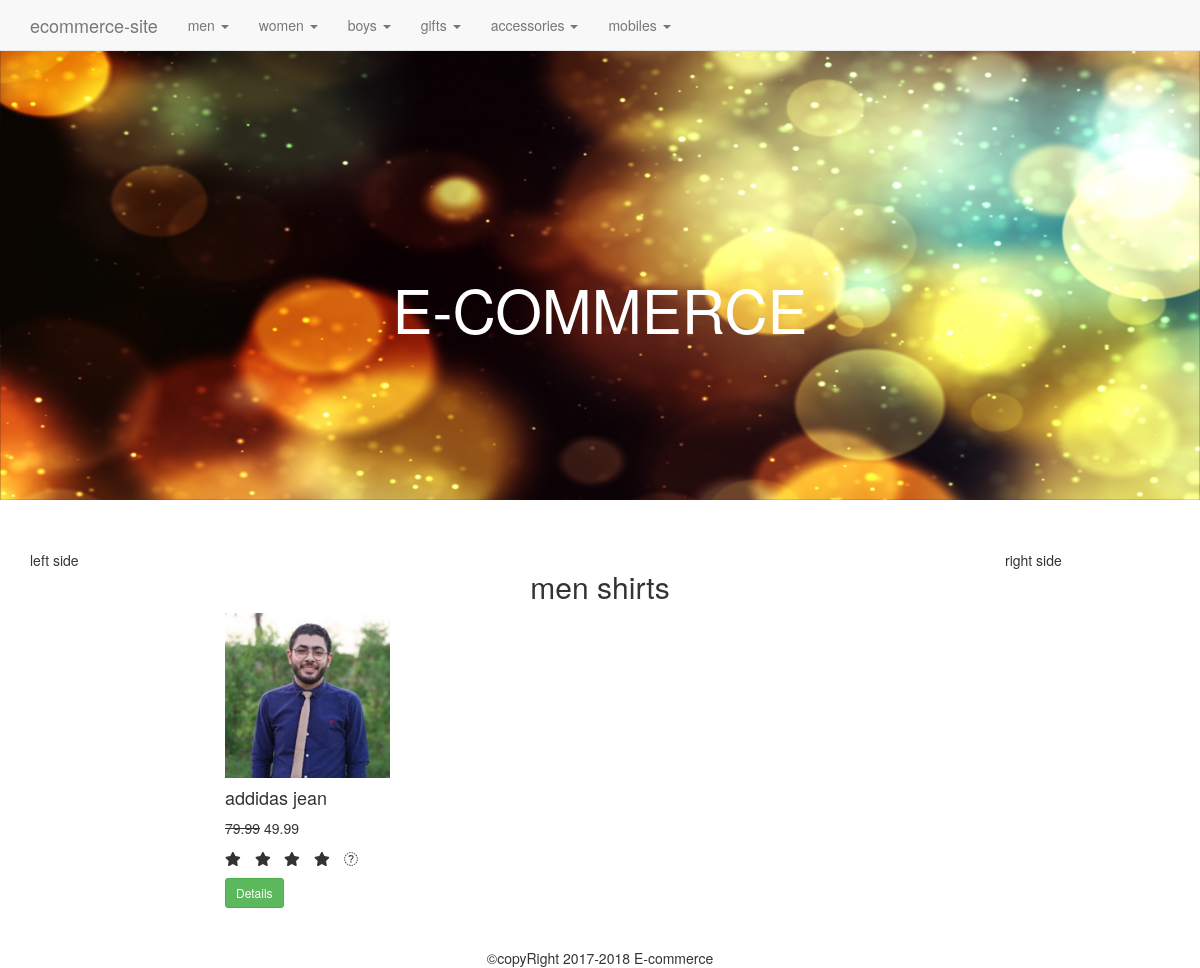
Page /category.php?category=5 on the committed database.
### tables this page shows
CREATE TABLE `categories` (
  `id` int(11) NOT NULL,
  `category` varchar(255) NOT NULL,
  `parent` int(11) NOT NULL DEFAULT '0'
);

CREATE TABLE `product` (
  `id` int(11) NOT NULL,
  `title` varchar(255) NOT NULL,
  `price` decimal(10,2) NOT NULL,
  `list_price` decimal(10,2) NOT NULL,
  `brand` int(11) NOT NULL,
  `categories` int(255) NOT NULL,
  `image` varchar(255) NOT NULL,
  `description` text NOT NULL,
  `featured` tinyint(4) NOT NULL DEFAULT '0',
  `sizes` text NOT NULL,
  `deleted` int(11) NOT NULL DEFAULT '0'
);

### helpers/helpers.php (called while the page is built, shortened)
<?php
function sanitize($x){
    return htmlentities($x,ENT_QUOTES,"UTF-8");
}
function get_category($id){
    global $db;
    $id=sanitize($id);
    $sql="select p.id as 'pid',p.category as 'parent',c.id as 'cid',c.category as 'child'
          from categories c
          inner join categories p
          on c.parent= p.id
          where c.id='$id'
    ";
    $cat=$db->query($sql);
    $category=mysqli_fetch_assoc($cat);
    return $category;
}

### category.php (the view)
<?php
require_once 'core/conn.php';
include 'includes/head.php';
include 'includes/navigation.php';
include 'includes/header.php';
include 'includes/left_side.php';
if (isset($_GET['category']) && $_GET['category']!=''){
    $id=sanitize($_GET['category']);
}
else{
    $id='';
}
$sql ="select * from product where categories='$id'";
$products=$db->query($sql);
$category=get_category($id);
?>
<div class="col-md-8">
    <h2 class="text-center"><?=$category['parent'].' '.$category['child']?></h2>
    <div class="row">
        <?php while ($product=mysqli_fetch_assoc($products)) :?>
            <div class="col-sm-3">
                <div class="thumb-wrapper">
                    <div class="img-box">
                        <img src="<?php echo $product['image'];?>" class="img-responsive img-fluid" alt="">
                    </div>
                    <div class="thumb-content">
                        <h4><?php echo $product['title'];?></h4>
                        <p class="item-price"><strike><?php echo $product['list_price'];?></strike> <span><?php echo $product['price'];?></span></p>
                        <div class="star-rating">
                            <ul class="list-inline">
                                <li class="list-inline-item"><i class="fa fa-star"></i></li>
                                <li class="list-inline-item"><i class="fa fa-star"></i></li>
                                <li class="list-inline-item"><i class="fa fa-star"></i></li>
                                <li class="list-inline-item"><i class="fa fa-star"></i></li>
                                <li class="list-inline-item"><i class="fa fa-star-o"></i></li>
                            </ul>
                        </div>
                        <button type="button" class="btn btn-sm btn-success" onclick="modaldetail(<?php echo $product['id'] ;?>)">Details</button>
                    </div>
                </div>
            </div>
        <?php endwhile;?>
    </div>
</div>
<?php
include 'includes/right_side.php';
include 'includes/footer.php';
?>

### includes/navigation.php (shortened to what this page needs)
<?php
$sql="SELECT * FROM categories WHERE parent = 0";
$query = $db->query($sql);
?>
<nav class="navbar navbar-default navbar-fixed-top">
    <div class="container">
        <a href="index.php" class="navbar-brand">ecommerce-site</a>
        <ul class="nav navbar-nav">
            <?php while ($parent=mysqli_fetch_assoc($query)):?>
            <li class="dropdown">
                <a href="#" class="dropdown-toggle" data-toggle="dropdown"> <?php echo $parent['category'];?> <span class="caret"></span></a>
            </li>
            <?php endwhile ; ?>
        </ul>
    </div>
</nav>

### css/main.css (style rules this page uses)
body { padding-top: 50px; }

### rows in the picture
categories: category "men", categories.category "shirts"
categories: category "women"
categories: category "boys"
categories: category "gifts"
categories: category "accessories"
categories: category "mobiles"
product: image (picture), title "addidas jean", list_price "79.99", price "49.99"
